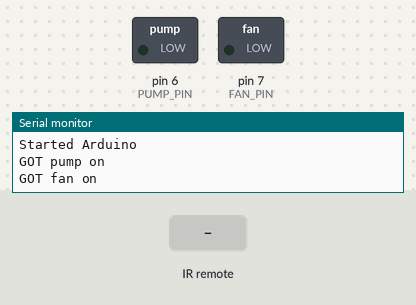
A sketch run on a simulated Arduino Uno, built with avr-gcc and run on an emulated ATmega328P. Parts: switched loads named in the sketch (green lamp = pin HIGH), the last lines printed to the serial monitor. Inputs (shaded band) come from the test bench. EEPROM starts erased.

Above: at 1.5 s.
1.6 s: infrared code 0x13 received
At 2.6 s:
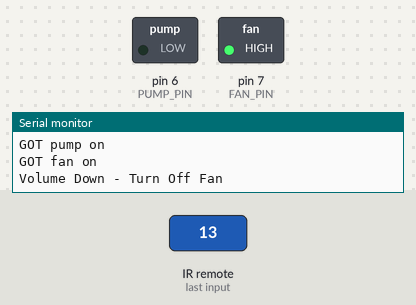
3.1 s: infrared code 0x11 received
At 3.7 s:
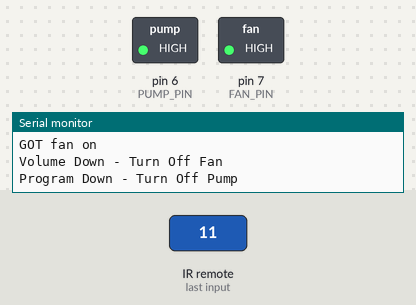
4.6 s: infrared code 0x12 received
At 4.9 s:
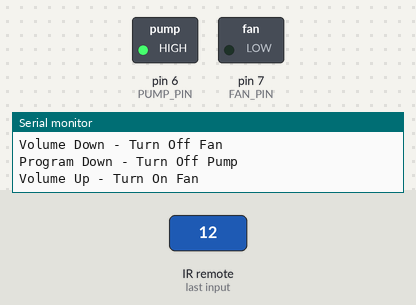
Timing chart, 0 to 7.6 s (numbered marks = the images above; inputs shaded):
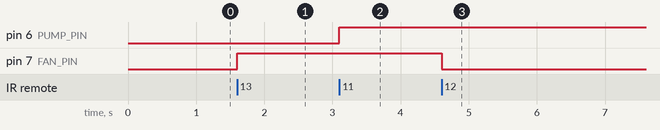

The sketch:

sketch_remote.ino
```cpp
// (licence header left out)
//     This program is free software: you can redistribute it and/or modify
//     it under the terms of the GNU General Public License as published by
//     the Free Software Foundation, either version 3 of the License, or
//     (at your option) any later version.

//     This program is distributed in the hope that it will be useful,
//     but WITHOUT ANY WARRANTY; without even the implied warranty of
//     MERCHANTABILITY or FITNESS FOR A PARTICULAR PURPOSE.  See the
//     GNU General Public License for more details.

//     You should have received a copy of the GNU General Public License
//     along with this program.  If not, see <https://www.gnu.org/licenses/>.

#include <EEPROM.h>

#include <IRremote.hpp>


const int FAN_PIN = 7;
const int PUMP_PIN = 6;

int receiver = 11;
IRrecv irrecv(receiver);
decode_results results;

bool fan_on = false;
bool pump_on = false;

void setup() {
  // put your setup code here, to run once:

  delay(300); // Needed otherwise setup runs twice on a reset with usb

  Serial.begin(9600);

  Serial.println("Started Arduino");

  irrecv.enableIRIn();

  restore_state();
  pinMode(FAN_PIN, OUTPUT);
  pinMode(PUMP_PIN, OUTPUT);

}

void restore_state()
{
  EEPROM.get(0,fan_on);
  EEPROM.get(10,pump_on);

  if (pump_on == true)
  {
    Serial.println("GOT pump on");
  }
  else
  {
    Serial.println("GOT pump off");
  }

  if (fan_on == true)
  {
    Serial.println("GOT fan on");
  }
  else
  {
    Serial.println("GOT fan off");
  }


  if (fan_on == true)
  {
    turn_on_fan();
  }
  else
  {
    turn_off_fan();
  }

  if (pump_on == true)
  {
    turn_on_water_pump();
  }
  else
  {
    turn_off_water_pump();
  }
}


void turn_on_fan()
{
  digitalWrite(FAN_PIN, LOW);
  fan_on = true;
  EEPROM.put(0, fan_on);
}

void turn_off_fan()
{
  digitalWrite(FAN_PIN, HIGH);
  fan_on = false;
  EEPROM.put(0, fan_on);
}

void turn_on_water_pump()
{
  digitalWrite(PUMP_PIN, LOW);
  pump_on = true;
  EEPROM.put(10, pump_on);

}

void turn_off_water_pump()
{
  digitalWrite(PUMP_PIN, HIGH);
  pump_on = false;
  EEPROM.put(10, pump_on);
}

void turn_off_all()
{
  turn_off_fan();
  turn_off_water_pump();
}

void turn_on_all()
{
  turn_on_fan();
  turn_on_water_pump();
}

void loop() {
  // put your main code here, to run repeatedly:
  if (irrecv.decode())
  {

    uint16_t command = irrecv.decodedIRData.command;

    if (command == 18)
    {
      Serial.println("Volume Up - Turn On Fan");
      turn_on_fan();

    }
    else if (command == 19)
    {
      Serial.println("Volume Down - Turn Off Fan");
      turn_off_fan();
    }
    else if (command == 16)
    {
      Serial.println("Program Up - Turn On Pump");
      turn_on_water_pump();
    }
    else if (command == 17)
    {
      Serial.println("Program Down - Turn Off Pump");
      turn_off_water_pump();
    }
    else if (command == 21)
    {
      Serial.println("Power OFF - Turn everything");
      turn_off_all();
    }
    else if (command == 96)
    {
      Serial.println("Power ON - Turn on everything");
      turn_on_all();
    }


    else
    {
      Serial.println(command);
    }

    //Serial.println(results.value,HEX);
    delay(250);
    irrecv.resume();
  }

}
```

Measured:
- after the input at 1.6 s, pin 7 (FAN_PIN): LOW → HIGH at once
- after the input at 3.1 s, pin 6 (PUMP_PIN): LOW → HIGH at once
- after the input at 4.6 s, pin 7 (FAN_PIN): HIGH → LOW at once
